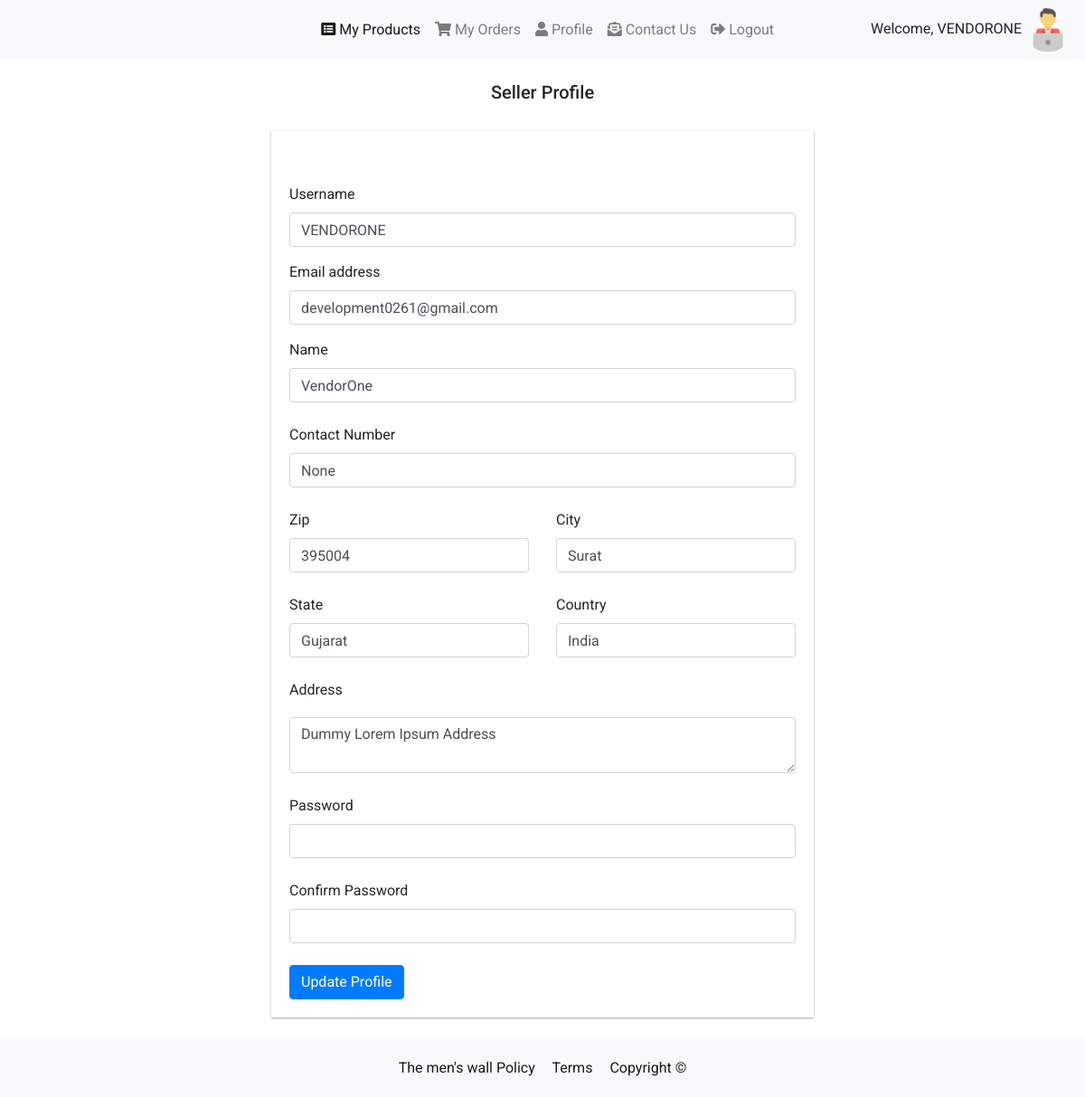
/products/profile/ (signed in), run on the app's committed database.
### users/models.py (models this page shows, shortened)
class CustomeUser(AbstractUser):
	role_list = [
		('buyer', 'buyer'),
		('seller', 'seller')
	]
	role = models.CharField(max_length=10, choices=role_list,null=True,blank=True,default='buyer')
	contact_no = models.BigIntegerField(null=True,blank=True)
	fullname = models.CharField(max_length=100,default="",null=True,blank=True)

class Profile(models.Model):
	user = models.OneToOneField(CustomeUser, on_delete=models.CASCADE)
	image = models.ImageField(default='default.png', upload_to='profile_pics')
	slug = AutoSlugField(populate_from='user')
	bio = models.CharField(max_length=255, blank=True)
	friends = models.ManyToManyField("Profile", blank=True)

class Address(models.Model):
	city = models.CharField(max_length=100,default="")
	state = models.CharField(max_length=100,default="")
	country = models.CharField(max_length=100,default="")
	address = models.TextField()
	pincode = models.CharField(max_length=100,default="")
	user = models.ForeignKey(CustomeUser,on_delete=models.CASCADE)

### products/views.py (the view, shortened to what this page needs)
# urls.py: path("profile/",profile,name="profile"),
def profile(request):
    address = Address.objects.filter(user=request.user).last()
    return render(request,'products/sellerProfile.html',{'address':address})

### feed/views.py (called while the page is built)
def CountNotifications(request):
	count_notifications = 0
	if request.user.is_authenticated:
		count_notifications = Notification.objects.filter(user=request.user, is_seen=False).count()
	return {'count_notifications':count_notifications}

def GetProfile(request):
	you = ''
	if request.user.is_authenticated:
		p = request.user.profile
		you = p.user
	return {'profile':you}

### templates/products/sellerProfile.html (shortened to what this page needs)
{% extends "products/ecommBase.html" %}
{% load static %}
{% block content %}
<div class="container mt-2">
    <div class="text-center">
        <h5 class=" mt-4 mb-4">{{ user.role | title }} Profile</h5>
    </div>
    {% load static %}
    <div class="container seller__form mb-4">
        <form method="post" action="" >{% csrf_token %}
            <div class="row">
                <div class="col-12">
                    <div class="profile__img">
                    </div>
                </div>
                <div class="col-12">
                    <div class="form-group">
                        <label for="first">Username</label>
                        <input type="text" value="{{ user.username }}" name="username" class="form-control" placeholder="" id="first">
                    </div>
                </div>
                <div class="col-md-12">
                    <div class="form-group">
                        <label for="email">Email address</label>
                        <input type="email" value="{{ user.email }}"  name="email" class="form-control" id="email" placeholder="email">
                    </div>
                </div>
                <div class="col-md-12 mb-2">
                    <div class="form-group">
                        <label for="company">Name</label>
                        <input type="text" class="form-control" name="fullname" placeholder="" value="{{ user.fullname }}" id="company">
                    </div>
                </div>
                <div class="col-md-12 mb-2">
                    <div class="form-group">
                        <label for="company">Contact Number</label>
                        <input type="text" class="form-control" name="contact" placeholder="" value="{{ user.contact_no }}" id="company">
                    </div>
                </div>
                    <div class="col-md-6 mb-2">
                    <div class="form-group">
                        <label for="zip">Zip</label>
                        <input type="text" class="form-control" name="zip" placeholder="" value="{{ address.pincode }}" id="zip">
                    </div>
                </div>
                <div class="col-md-6 mb-2">
                    <div class="form-group">
                        <label for="city">City</label>
                        <input type="text" class="form-control" name="city" placeholder="" value="{{ address.city }}" id="city">
                    </div>
                </div>
                <div class="col-md-6 mb-2">
                    <div class="form-group">
                        <label for="state">State</label>
                        <input type="text" class="form-control" name="state" placeholder="" value="{{ address.state }}" id="state">
                    </div>
                </div>
                <div class="col-md-6 mb-2">
                    <div class="form-group">
                        <label for="country">Country</label>
                        <input type="text" class="form-control" name="country" placeholder="" value="{{ address.country }}" id="country">
                    </div>
                </div>
                <div class="col-md-12 mb-2">
                    <div class="form-group">
                        <label for="address">Address</label>
                        <textarea class="form-control" name="address" placeholder="" >{{ address.address }}</textarea>
                    </div>
                </div>
                <div class="col-md-12 mb-2">
                    <div class="form-group">
                        <label for="company">Password</label>
                        <input type="password" class="form-control" name ="password"  placeholder="" id="company">
                    </div>
                </div>
                <div class="col-md-12 mb-2">
                    <div class="form-group">
                        <label for="company"> Confirm Password</label>
                        <input type="password" name="confirmpassword" class="form-control" placeholder="" id="company">
                    </div>
                </div>
            </div>
            <button type="submit" class="btn btn-primary">Update Profile</button>
        </form>
    </div>
</div>
{% endblock %}

### templates/products/ecommBase.html (shortened to what this page needs)
{% load static %}
<!DOCTYPE html>
<html lang="en">
<head>
    <link href="https://cdnjs.cloudflare.com/ajax/libs/font-awesome/5.13.0/css/all.min.css" rel="stylesheet">
    <link rel="stylesheet" href="https://cdn.jsdelivr.net/npm/bootstrap@4.5.3/dist/css/bootstrap.min.css">
</head>
<body>
<nav class="navbar navbar-expand-md bg-light navbar-light">
  <a class="navbar-brand" href="{% url 'home' %}" style="width:27%">
       </a>
  <div class="collapse navbar-collapse" id="collapsibleNavbar">
    <ul class="navbar-nav">
      {% if user.role == "seller" %}
      <li class="nav-item">
        <a class="nav-link active" href="{% url 'sellerDash' %}" ><i class="fa fa-list-alt" aria-hidden="true"></i>&nbsp;My Products</a>
      </li>
      <li class="nav-item">
        <a class="nav-link" href="{% url 'sellerOrders' %}"><i class="fa fa-shopping-cart" aria-hidden="true"></i>&nbsp;My Orders</a>
      </li>
    <li class="nav-item ">
        <a class="nav-link" href="{% url 'profile' %}"><i class="fa fa-user" aria-hidden="true"></i>&nbsp;Profile</a>
      </li>
        {% endif  %}
     <li class="nav-item">
        <a class="nav-link  {% if '/contactus/' == request.path %}active{% endif %}" href="{% url 'contactus' %}"><i class="fas fa-envelope-open-text" aria-hidden="true"></i>&nbsp;Contact Us</a>
      </li>
        <li class="nav-item">
        <a class="nav-link " href="{% url 'logout' %}">{% if '/orders/myOrders/' == request.path %}<i class="fas fa-sign-out-alt"></i>{% else %}<i class="fas fa-sign-out-alt" aria-hidden="true"></i>{% endif %}&nbsp;Logout</a>
      </li>
    </ul>
  </div>
     <div class="user-img">
               <span>Welcome,</span>
                <span>{{ profile.profile.user.username }}</span>
                <img src="{{ profile.profile.image.url }}" alt="" style="vertical-align: middle;
                    width: 50px;
                    height: 50px;
                    border-radius: 50%;">
            </div>
</nav>
    {% block content %}
    {% endblock content %}
    <div class="bottombar">
        <div class="container">
            <div class="row">
                <div class="col-md-12">
                    <div class="bottom_footer">
                        <span class="copyright"><a target="_blank" href="#">The men's wall</a></span>
                        <span class="terms">
                            <a class="copyright" target="_blank" href="{% url 'privacy_policy' %}"
                               style="margin-right: 15px">Policy</a>
                            <a class="copyright" target="_blank" href="{% url 'terms_condition' %}"
                               style="margin-right: 15px">Terms</a>
                            <a class="copyright" target="_blank" href="#">Copyright <span>©</span></a>
                        </span>
                    </div>
                </div>
            </div>
        </div>
    </div>
</body>
</html>

### templates/products/ecommBase.html (style rules this page uses)
body { font-family: 'Roboto', sans-serif !important; }
form input , form select { width: inherit; max-width: inherit; min-width: inherit; box-shadow: none; border-radius: 0; background-color: #ffffff; border: 1px solid #bebebe; }
form textarea { padding: 10px; border: 1px solid #bababa; margin: 10px 0; border-radius: 0; }
.bottombar { background-color: #f8f9fa; padding: 20px; text-align: center; }
.bottom_footer a { color: rgba(0,0,0,.9); font-size: 16px; }

### templates/products/sellerProfile.html (style rules this page uses)
.profile__img { margin-bottom: 15px; }
.seller__form { width: 100%; max-width: 600px; margin: auto; padding: 20px; box-shadow: 0 1px 3px rgba(0,0,0,0.12), 0 1px 2px rgba(0,0,0,0.24); margin-top: 30px; }

### data on the page
CustomeUser: profile.user.username "VENDORONE", profile.image (picture), role "Seller", username "VENDORONE", email "development0261@gmail.com", fullname "VendorOne", contact "None"
Address: zip "395004", city "Surat", state "Gujarat", country "India", address "Dummy Lorem Ipsum Address"
